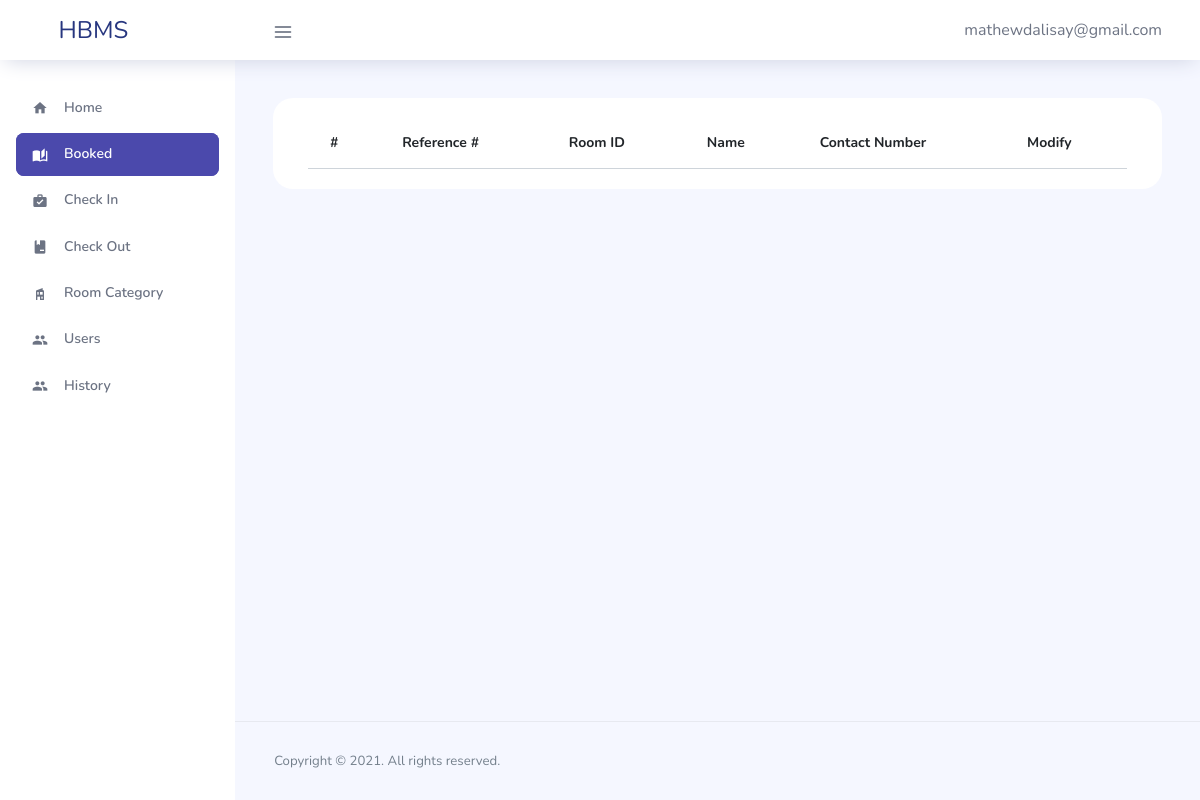
The app's page /admin/booked.php (signed in), older data.
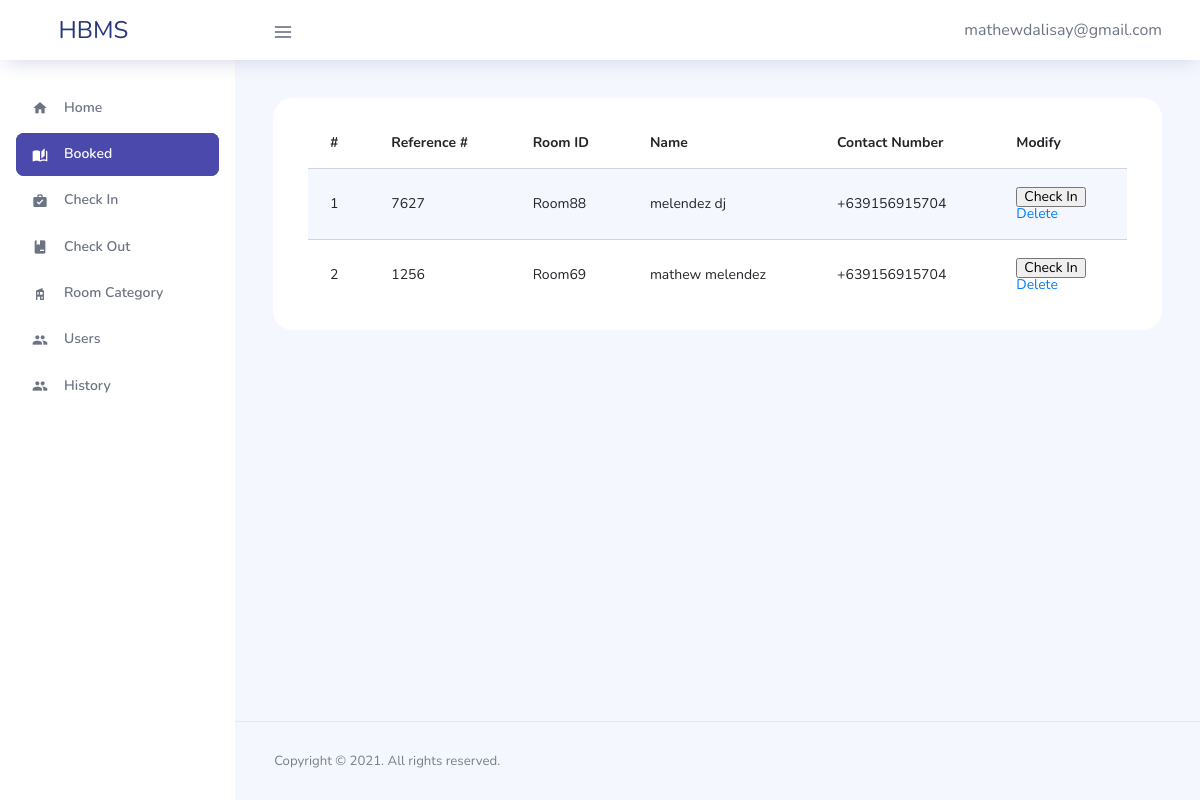
The same page, newer data.
### tables this page shows
CREATE TABLE `booked` (
  `id` int(11) NOT NULL,
  `reference_number` int(50) NOT NULL,
  `room_id` varchar(50) NOT NULL,
  `room_category_id` int(11) NOT NULL,
  `name` varchar(50) NOT NULL,
  `contact_number` varchar(50) NOT NULL,
  `email` varchar(150) NOT NULL,
  `date_in` date NOT NULL,
  `date_out` date NOT NULL,
  `status` int(11) NOT NULL,
  `date_created` date NOT NULL,
  `date_updated` date NOT NULL
);

### admin/booked.php (the view, shortened to what this page needs)
<?php
include('../connection.php');
?>
<!DOCTYPE html>
<html lang="en">
<head>
  <link rel="stylesheet" href="../src/plugins/template/vendors/feather/feather.css">
  <link rel="stylesheet" href="../src/plugins/template/vendors/ti-icons/css/themify-icons.css">
  <link rel="stylesheet" href="../src/plugins/template/vendors/css/vendor.bundle.base.css">
  <link rel="stylesheet" href="../src/plugins/template/vendors/datatables.net-bs4/dataTables.bootstrap4.css">
  <link rel="stylesheet" href="../src/plugins/template/vendors/ti-icons/css/themify-icons.css">
  <link rel="stylesheet" href="../src/plugins/template/vendors/mdi/css/materialdesignicons.min.css">
  <link rel="stylesheet" type="text/css" href="../src/plugins/template/js/select.dataTables.min.css">
  <link rel="stylesheet" href="../src/plugins/template/css/vertical-layout-light/style.css">
</head>
<body>
  <div class="container-scroller">
    <nav class="navbar col-lg-12 col-12 p-0 fixed-top d-flex flex-row">
      <div class="text-center navbar-brand-wrapper d-flex align-items-center justify-content-center">
        <a class="navbar-brand brand-logo mr-5" href="home.php">HBMS</a>
      </div>
      <div class="navbar-menu-wrapper d-flex align-items-center justify-content-end">
        <button class="navbar-toggler navbar-toggler align-self-center" type="button" data-toggle="minimize">
          <span class="icon-menu"></span>
        </button>
        <ul class="navbar-nav navbar-nav-right">
          <li class="nav-item nav-profile dropdown">
            <a class="nav-link dropdown-toggle" href="#" data-toggle="dropdown" id="profileDropdown">
            <?php echo $_SESSION['email'];?>
            </a>
          </li>
        </ul>
      </div>
    </nav>
    <div class="container-fluid page-body-wrapper">
      <nav class="sidebar sidebar-offcanvas" id="sidebar">
        <ul class="nav">
          <li class="nav-item">
            <a class="nav-link" href="home.php">
              <i class="mdi mdi-home menu-icon"></i>
              <span class="menu-title">Home</span>
            </a>
          </li>
          <li class="nav-item active">
            <a class="nav-link" href="booked.php">
              <i class="mdi mdi-book-open-page-variant menu-icon"></i>
              <span class="menu-title">Booked</span>
            </a>
          </li>
          <li class="nav-item">
            <a class="nav-link" href="check-in.php">
              <i class="mdi mdi-briefcase-check menu-icon"></i>
              <span class="menu-title">Check In</span>
            </a>
          </li>
          <li class="nav-item">
            <a class="nav-link" href="check-out.php">
              <i class="mdi mdi-book-minus menu-icon"></i>
              <span class="menu-title">Check Out</span>
            </a>
          </li>
          <li class="nav-item">
            <a class="nav-link" href="rooms.php">
              <i class="mdi mdi-home-modern menu-icon"></i>
              <span class="menu-title">Room Category</span>
            </a>
          </li>
          <li class="nav-item">
            <a class="nav-link" href="users.php">
              <i class="mdi mdi-account-multiple menu-icon"></i>
              <span class="menu-title">Users</span>
            </a>
          </li>
          <li class="nav-item">
            <a class="nav-link" href="history.php">
              <i class="mdi mdi-account-multiple menu-icon"></i>
              <span class="menu-title">History</span>
            </a>
          </li>
        </ul>
      </nav>
      <div class="main-panel">
        <div class="content-wrapper">
          <div class="row">
            <div class="col-md-12 grid-margin streach-card">
                <div class="card position-relative">
                    <div class="card-body">
                        <div class="col-md-12">
                            <div class="table-responsive">
                                <table class="table table-striped">
                                    <thead>
                                        <tr>
                                            <th>#</th>
                                            <th scope="col">Reference #</th>
                                            <th scope="col">Room ID</th>
                                            <th scope="col">Name</th>
                                            <th scope="col">Contact Number</th>
                                            <th>Modify</th>
                                        </tr>
                                    </thead>
                                    <tbody>
                                        <?php
                                            $sql = "SELECT * FROM booked WHERE status = '3'";
                                            $run = mysqli_query($conn,$sql);
                                            if(mysqli_num_rows($run) > 0){
                                                $count = 0;
                                                foreach($run as $row){
                                                    $count++;
                                                    ?>
                                                        <tr>
                                                            <td><?php echo $count?></td>
                                                            <td><?php echo $row['reference_number']?></td>
                                                            <td><?php echo $row['room_id']?></td>
                                                            <td><?php echo $row['name']?></td>
                                                            <td><?php echo $row['contact_number']?></td>
                                                            <td>
                                                                <form action="" method="POST">
                                                                    <input type="submit" name="checked_in" value="Check In">
                                                                </form>
                                                                <a href="delete-booked.php?id=<?php echo $row['id']?>">Delete</a>
                                                            </td>
                                                        </tr>
                                                    <?php
                                                }
                                            }
                                        ?>
                                    </tbody>
                                </table>
                            </div>
                        </div>
                    </div>
                </div>
            </div>
          </div>
        </div>
        <footer class="footer">
          <div class="d-sm-flex justify-content-center justify-content-sm-between">
            <span class="text-muted text-center text-sm-left d-block d-sm-inline-block">Copyright © 2021. All rights reserved.</span>
          </div>
        </footer>
      </div>
    </div>
  </div>
</body>
</html>

Row changes from the older to the newer data that the page shows:
added booked: reference_number "7627", room "Room88", name "melendez dj", contact_number "+639156915704"
added booked: reference_number "1256", room "Room69", name "mathew melendez", contact_number "+639156915704"
